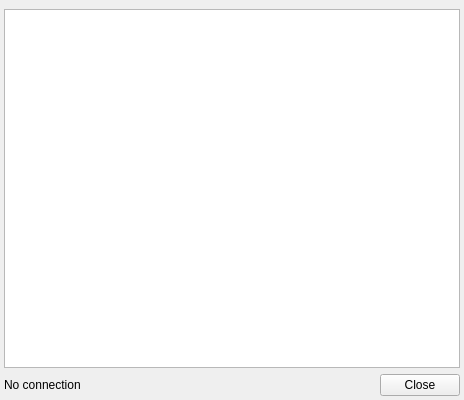
<ui version="4.0" >
 <class>LyricsWindow</class>
 <widget class="QWidget" name="LyricsWindow" >
  <property name="geometry" >
   <rect>
    <x>0</x>
    <y>0</y>
    <width>464</width>
    <height>400</height>
   </rect>
  </property>
  <property name="windowTitle" >
   <string>Lyrics Plugin</string>
  </property>
  <layout class="QGridLayout" name="gridLayout" >
   <property name="leftMargin" >
    <number>4</number>
   </property>
   <property name="topMargin" >
    <number>9</number>
   </property>
   <property name="rightMargin" >
    <number>4</number>
   </property>
   <property name="bottomMargin" >
    <number>4</number>
   </property>
   <item row="0" column="0" colspan="3" >
    <widget class="QTextEdit" name="textEdit" >
     <property name="readOnly" >
      <bool>true</bool>
     </property>
    </widget>
   </item>
   <item row="1" column="0" >
    <widget class="QLabel" name="stateLabel" >
     <property name="text" >
      <string>No connection</string>
     </property>
    </widget>
   </item>
   <item row="1" column="1" >
    <spacer name="horizontalSpacer" >
     <property name="orientation" >
      <enum>Qt::Horizontal</enum>
     </property>
     <property name="sizeHint" stdset="0" >
      <size>
       <width>383</width>
       <height>20</height>
      </size>
     </property>
    </spacer>
   </item>
   <item row="1" column="2" >
    <widget class="QPushButton" name="pushButton" >
     <property name="text" >
      <string>Close</string>
     </property>
    </widget>
   </item>
  </layout>
 </widget>
 <resources/>
 <connections>
  <connection>
   <sender>pushButton</sender>
   <signal>clicked()</signal>
   <receiver>LyricsWindow</receiver>
   <slot>close()</slot>
   <hints>
    <hint type="sourcelabel" >
     <x>440</x>
     <y>333</y>
    </hint>
    <hint type="destinationlabel" >
     <x>174</x>
     <y>343</y>
    </hint>
   </hints>
  </connection>
 </connections>
</ui>
